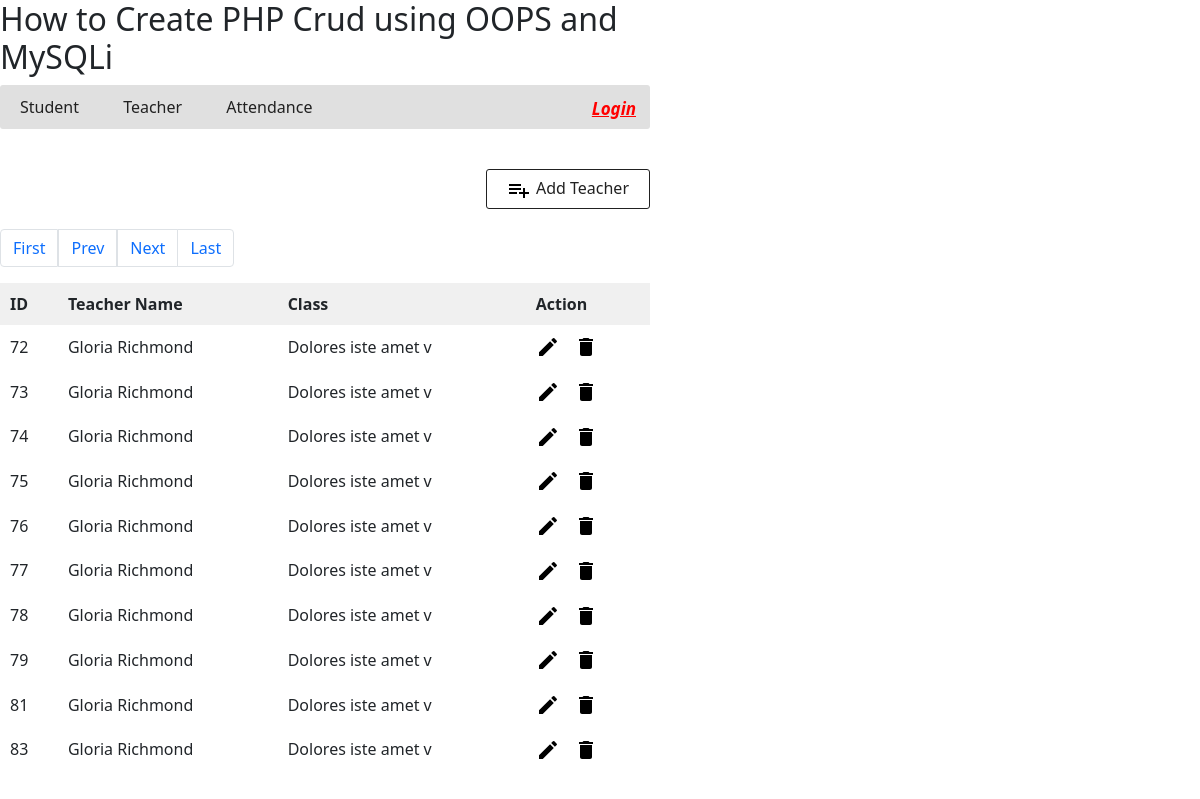
The page /index.php?action=teacher&pageno=3 on the database its author committed.
### tables this page shows
CREATE TABLE `tbl_teacher` (
  `id` int(11) NOT NULL,
  `name` varchar(255) NOT NULL,
  `class` varchar(255) NOT NULL,
  `picture` text NOT NULL
);

### class/DBController.php (called while the page is built, shortened)
<?php
class DBController {
    private $host = "localhost";
    private $user = "root";
    private $password = "root";
    private $database = "student_db";
    private $conn;
    function __construct() {
        $this->conn = $this->connectDB();
    }
    function connectDB() {
        $conn = mysqli_connect($this->host,$this->user,$this->password,$this->database);
        return $conn;
    }
    function runBaseQuery($query) {
        $resultset = null;
        $result = $this->conn->query($query);
        if ($result->num_rows > 0) {
            while($row = $result->fetch_assoc()) {
                $resultset[] = $row;
            }
        }
        return $resultset;
    }
    function count($query,$no_of_records_per_page) {
        $result = $this->conn->query($query);
        $total_rows = mysqli_fetch_array($result)[0];
        $total_pages = ceil($total_rows / $no_of_records_per_page);
        return $total_pages;
    }
}
?>

### class/Teacher.php (called while the page is built, shortened)
<?php
require_once ("class/DBController.php");
class Teacher
{
    private $db_handle;
    function __construct() {
        $this->db_handle = new DBController();
    }
    function getAllTeachers($pageno=1) {
        $no_of_records_per_page = 10;
        $offset = ($pageno-1) * $no_of_records_per_page;
        $sql = "SELECT * FROM `tbl_teacher` LIMIT $offset, $no_of_records_per_page";
        $result = $this->db_handle->runBaseQuery($sql);
        return $result;
    }
    function getTotalPages() {
        $total_pages_sql = "SELECT COUNT(*) FROM tbl_teacher";
        $no_of_records_per_page = 10;
        $result = $this->db_handle->count($total_pages_sql, $no_of_records_per_page);
        return $result;
    }
}
?>

### web/teacher.php (the view, shortened to what this page needs)
<?php require_once "web/header.php"; ?>
    <div style="text-align: right; margin: 20px 0px 10px;">
        <a id="btnAddAction" href="index.php?action=teacher-add"><img src="web/image/icon-add.png" />Add Teacher</a>
    </div>
    <div id="toys-grid">
        <nav aria-label="Page navigation example">
            <ul class="pagination">
                <li class="page-item"><a class="page-link" href="?action=teacher&pageno=1">First</a></li>
                <li  class="<?php if($pageno <= 1){ echo 'disabled'; } ?>">
                    <a  class="page-link" href="<?php if($pageno <= 1){ echo '#'; } else { echo "?action=teacher&pageno=".($pageno - 1); } ?>">Prev</a>
                </li>
                <li class="<?php if($pageno >= $total_pages){ echo 'disabled'; } ?>">
                    <a class="page-link"  href="<?php if($pageno >= $total_pages){ echo '#'; } else { echo "?action=teacher&pageno=".($pageno + 1); } ?>">Next</a>
                </li>
                <li class="page-item" ><a  class="page-link" href="?action=teacher&pageno=<?php echo $total_pages; ?>">Last</a></li>
            </ul>
        </nav>
        <table cellpadding="10" cellspacing="1">
            <thead>
                <tr>
                    <th><strong>ID</strong></th>
                    <th><strong>Teacher Name</strong></th>
                    <th><strong>Class</strong></th>
                    <th><strong>Action</strong></th>
                </tr>
            </thead>
            <tbody>
                    <?php
                    if (! empty($result)) {
                        foreach ($result as $k => $v) {
                            ?>
          <tr>
                    <td><?php echo $result[$k]["id"]; ?></td>
                    <td><?php echo $result[$k]["name"]; ?></td>
                    <td><?php echo $result[$k]["class"]; ?></td>
                    <td><a class="btnEditAction"
                        href="index.php?action=teacher-edit&id=<?php echo $result[$k]["id"]; ?>">
                        <img src="web/image/icon-edit.png" />
                        </a>
                        <a class="btnDeleteAction"
                        href="index.php?action=teacher-delete&id=<?php echo $result[$k]["id"]; ?>">
                        <img src="web/image/icon-delete.png" />
                        </a>
                    </td>
                </tr>
                    <?php
                        }
                    }
                    ?>
        </table>
    </div>
</body>
</html>

### web/css/style.css (style rules this page uses)
body { width: 650px; font-family: Arial; color: #212121; }
#toys-grid { margin-bottom: 30px; }
#toys-grid table { width: 100%; background-color: #F0F0F0; }
#toys-grid table td { background-color: #FFFFFF; }
.btnEditAction { cursor: pointer; text-decoration: none; margin-right: 10px; }
.btnDeleteAction { cursor: pointer; }
#btnAddAction { padding: 6px 20px; color: #212121; text-decoration: none; border-radius: 3px; cursor: pointer; border: #212121 1px solid; margin-bottom: 10px; display: inline-block; }
#btnAddAction img { margin-right: 5px; vertical-align: middle; }

### rows shown on the page
tbl_teacher: id "72", name "Gloria Richmond", class "Dolores iste amet v"
tbl_teacher: id "73", name "Gloria Richmond", class "Dolores iste amet v"
tbl_teacher: id "74", name "Gloria Richmond", class "Dolores iste amet v"
tbl_teacher: id "75", name "Gloria Richmond", class "Dolores iste amet v"
tbl_teacher: id "76", name "Gloria Richmond", class "Dolores iste amet v"
tbl_teacher: id "77", name "Gloria Richmond", class "Dolores iste amet v"
tbl_teacher: id "78", name "Gloria Richmond", class "Dolores iste amet v"
tbl_teacher: id "79", name "Gloria Richmond", class "Dolores iste amet v"
tbl_teacher: id "81", name "Gloria Richmond", class "Dolores iste amet v"
tbl_teacher: id "83", name "Gloria Richmond", class "Dolores iste amet v"
